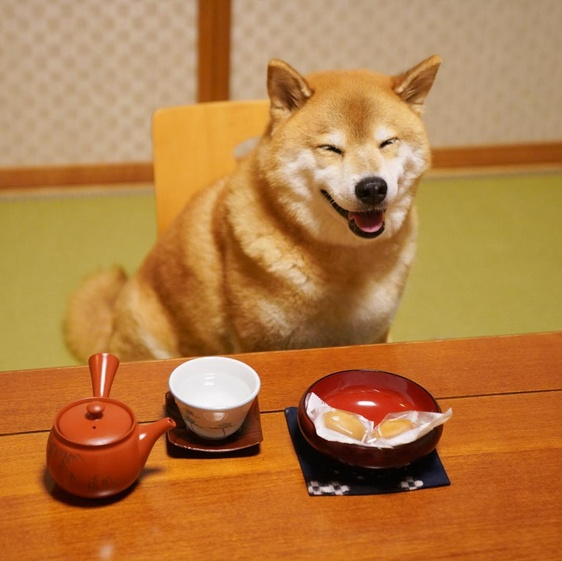
#> input picture exercise/week6/MaruTaro.jpg, 562 x 561 px, shrunk from 1080 x 1078 before the run
$ jupyter execute ex06.ipynb
#> lines starting #> are read from the running program, lines starting #| are printed output that depends on the picture
[cell 1]
import numpy as np
import matplotlib.pyplot as plt
import imageio
from scipy.signal import convolve2d, correlate2d
from skimage.color import rgb2gray
from skimage.feature import match_template

[cell 2]
im = imageio.imread("MaruTaro.jpg")
#> im is the input picture: shape (561, 562, 3); mean R, G, B 179.6, 124.4, 68
im_gray = rgb2gray(im)
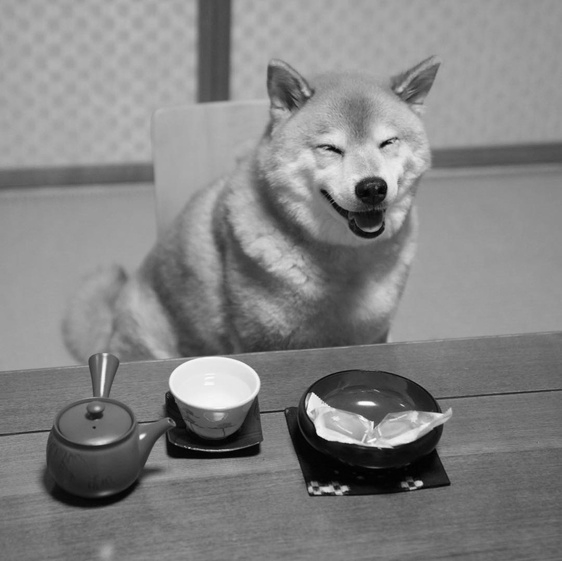
#> im_gray: shape (561, 562) float64; min 0.00333, max 0.996, mean 0.518

[cell 3]
plt.imshow(im_gray, cmap="gray")

[cell 4]
f = [1,0,1,0]
F = np.fft.fft(f)

[cell 5]
plt.bar(np.arange(4), F.real)
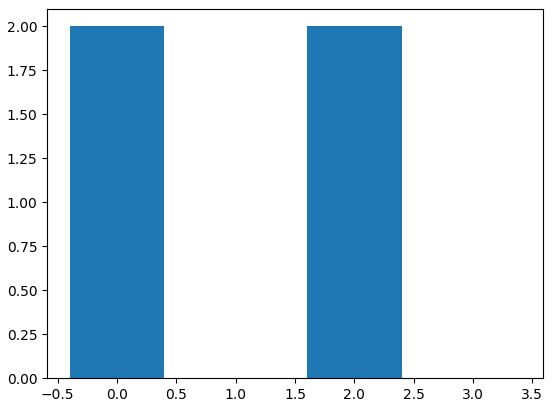
#> figure drawn by matplotlib, 1 panel

[cell 6]
dft_im_gray = np.fft.fft2(im_gray)

[cell 7]
dft_im_gray[0][0]

[cell 8]
np.sum(im_gray)
#> Out = 163241.8

[cell 9]
im_log = np.log(dft_im_gray)

[cell 10]
f = plt.figure(figsize=(10,8))
ax = f.add_subplot(121)
ax2 = f.add_subplot(122)

ax.imshow(np.log(np.abs(dft_im_gray)),cmap="gray")
ax2.imshow(np.angle(dft_im_gray),cmap="gray")

plt.show()

[cell 11]
dft_shift = np.fft.fftshift(dft_im_gray)

[cell 12]
f = plt.figure(figsize=(10,8))
ax = f.add_subplot(121)
ax2 = f.add_subplot(122)

ax.imshow(np.log(np.abs(dft_shift)),cmap="gray")
ax2.imshow(np.angle(dft_im_gray),cmap="gray")

plt.show()
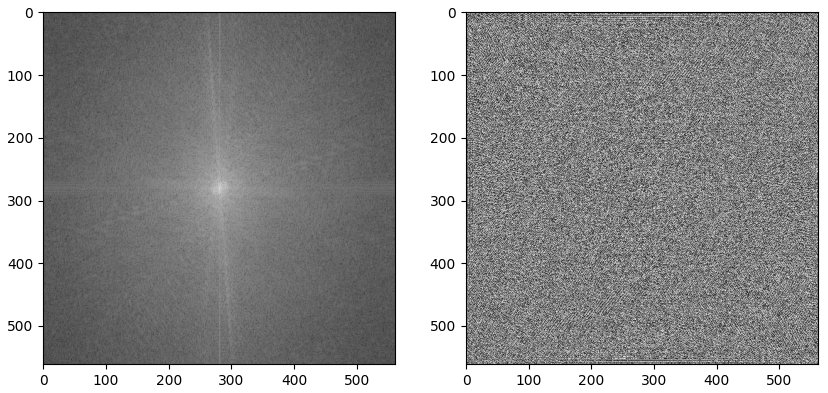
#> figure drawn by matplotlib, 2 panels

[cell 13]
halftone = imageio.imread("halftone2.jpg")
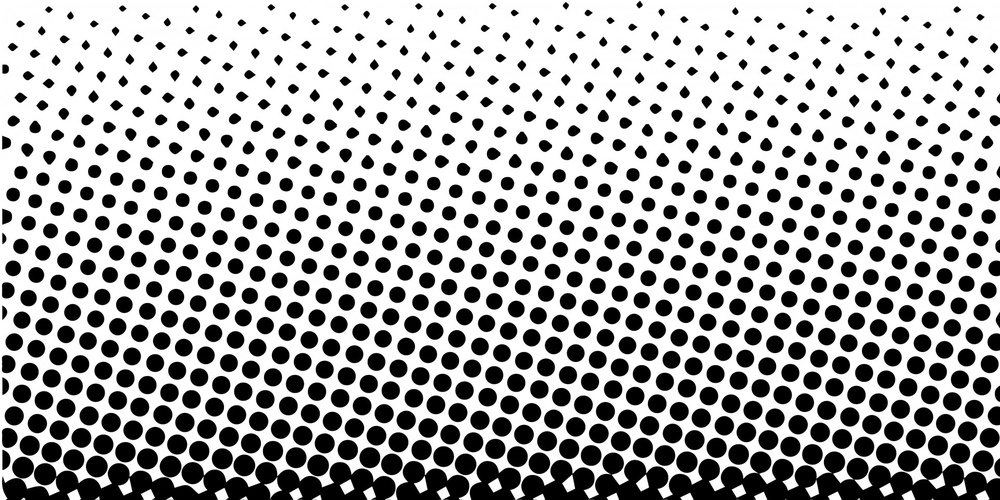
#> input picture exercise/week6/halftone2.jpg, 1000 x 500 px, shrunk from 1920 x 960 before the run
#> halftone is the input picture: shape (500, 1000, 3); min 0, max 255, mean 167.7
halftone = rgb2gray(halftone)
#> halftone: shape (500, 1000) float64

[cell 14]
plt.imshow(halftone, cmap='gray')

[cell 15]
halftone.shape
#> Out = (500, 1000)

[cell 16]
dft_halftone = np.fft.fft2(halftone)

[cell 17]
dft_shift_halftone = np.fft.fftshift(dft_halftone)

[cell 18]
f = plt.figure(figsize=(15,10))
ax = f.add_subplot(121)
ax2 = f.add_subplot(122)

ax.imshow(np.log(np.abs(dft_shift_halftone)),cmap="gray")
ax2.imshow(np.angle(dft_halftone),cmap="gray")

plt.show()
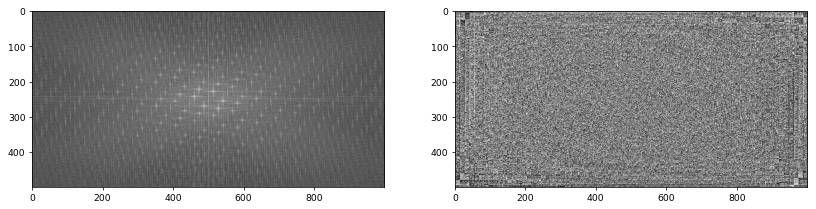
#> figure drawn by matplotlib, 2 panels

Ideal low pass filter

[cell 19]
height, width = im_gray.shape
#> height = 561; width = 562
P = height
#> P = 561
Q = width
#> Q = 562

[cell 20]
F = np.fft.fftshift(np.fft.fft2(im_gray))

[cell 21]
D = 60.0
U, V = np.meshgrid(np.arange(P), np.arange(Q), indexing='ij')
H = (U-P/2)**2 + (V-Q/2)**2 <= D**2

[cell 22]
G = H * F

[cell 23]
gp = np.real(np.fft.ifft2(np.fft.ifftshift(G)))

g= gp[:height, :width]

[cell 24]
f = plt.figure(figsize=(15,10))
ax = f.add_subplot(121)
ax2 = f.add_subplot(122)

ax.imshow(H,cmap="gray")
#f.savefig('ideal_lowpass_filter.jpg')
ax.set_title('Ideal low pass filter')
ax2.imshow(g,cmap="gray")
ax2.set_title('Low pass filtered image')

plt.show()
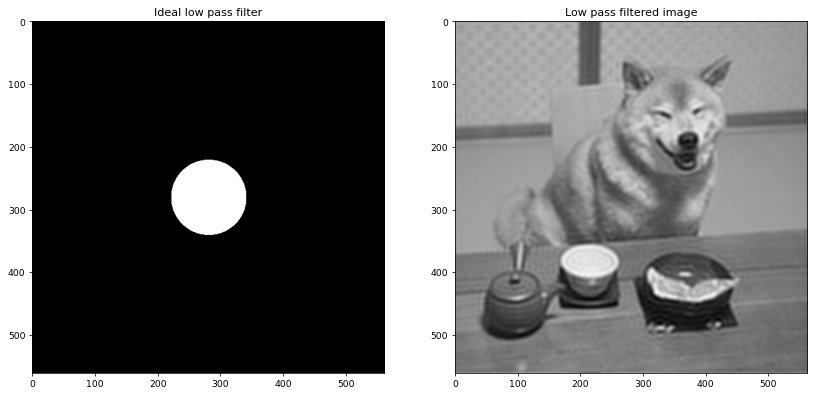
#> figure drawn by matplotlib, 2 panels

Ideal lowpass filter with Padding

[cell 25]
height, width = im_gray.shape
P = 2*height
#> P = 1122
Q = 2*width
#> Q = 1124
# 2
# See textbook Ch. 4, pp. 253-266 for more discussion on padding!
im_padded = np.pad(im_gray, ((0, P-height), (0, Q-width)), mode='constant', constant_values=(0,0))
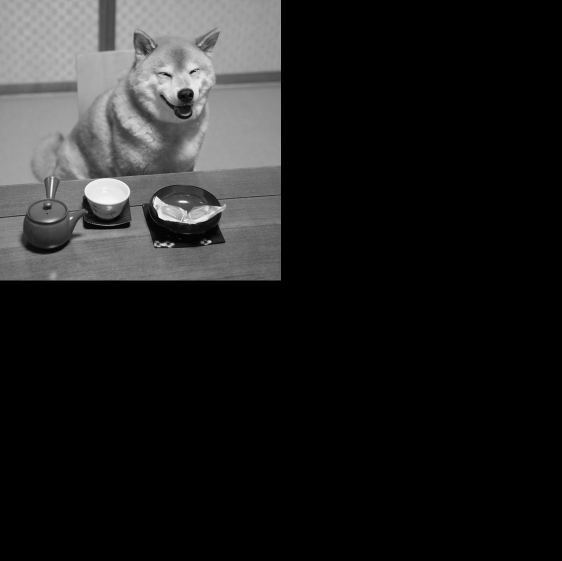
#> im_padded: shape (1122, 1124) float64 (shown at 1/2 size); min 0, max 0.996, mean 0.129
# 3
F = np.fft.fftshift(np.fft.fft2(im_padded))
# 4
D0 = 60.0
U, V = np.meshgrid(np.arange(P), np.arange(Q), indexing='ij')
H = (U-P/2)**2 + (V-Q/2)**2 <= D0**2 # compare squared distance to squared D0 instead
# 5
G = H * F
# 6
gp = np.real(np.fft.ifft2(np.fft.ifftshift(G)))
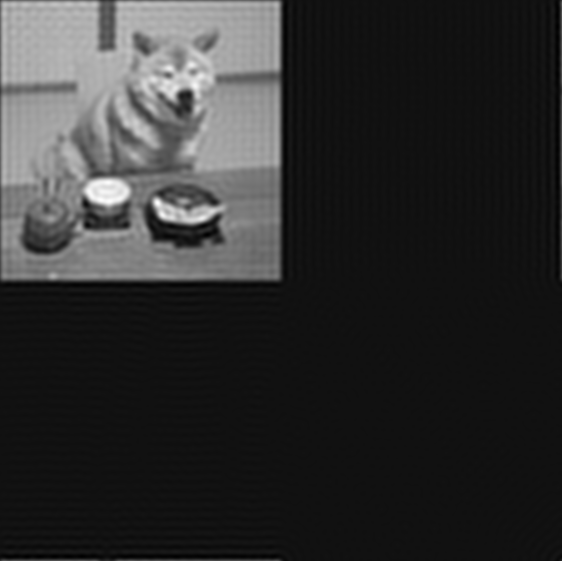
#> gp: shape (1122, 1124) float64 (shown at 1/2 size); min -0.0733, max 1.01, mean 0.129; drawn with min black and max white
# 7
g = gp[:height, :width]
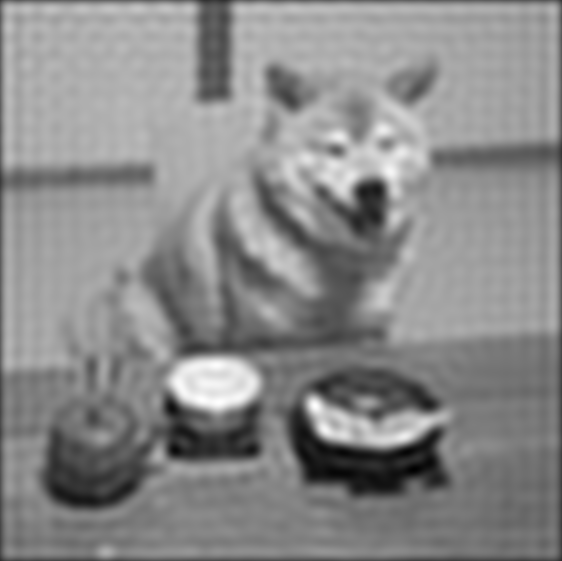
#> g: shape (561, 562) float64; min -0.0732, max 1.01, mean 0.514; drawn with min black and max white

plt.subplot(121)
plt.imshow(H, cmap='gray')
plt.title('Ideal Lowpass Filter')
plt.subplot(122)
plt.imshow(g, cmap='gray')
plt.title('Lowpass filtered image')
plt.show()
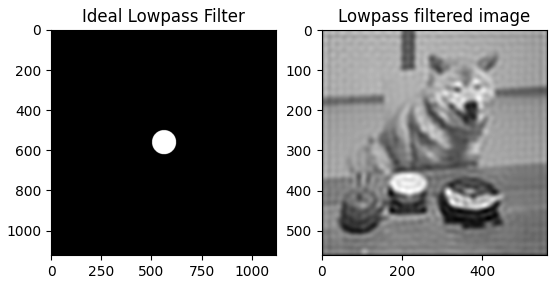
#> figure drawn by matplotlib, 2 panels
